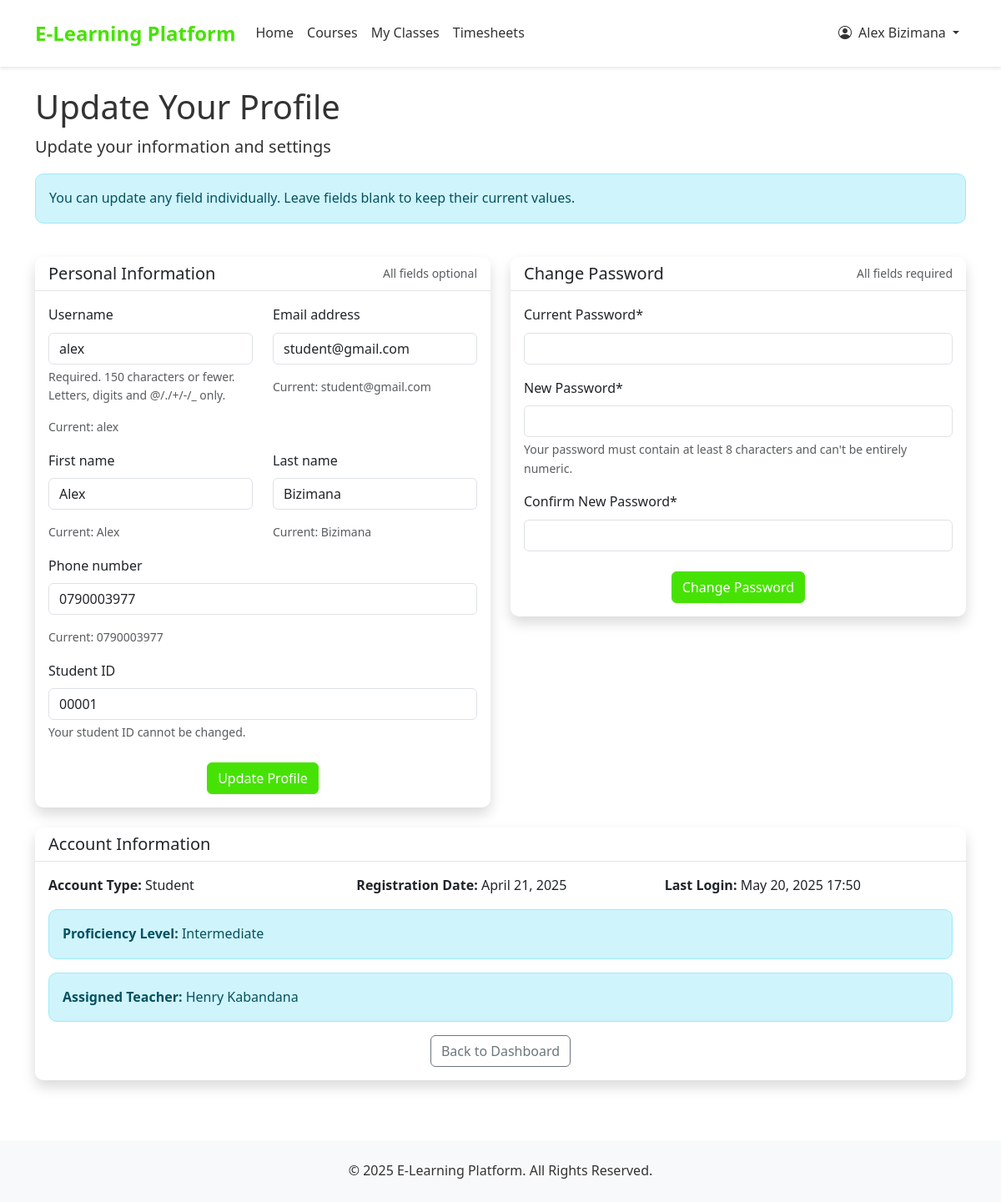
Before: /accounts/profile/update/ (signed in) with the older database file.
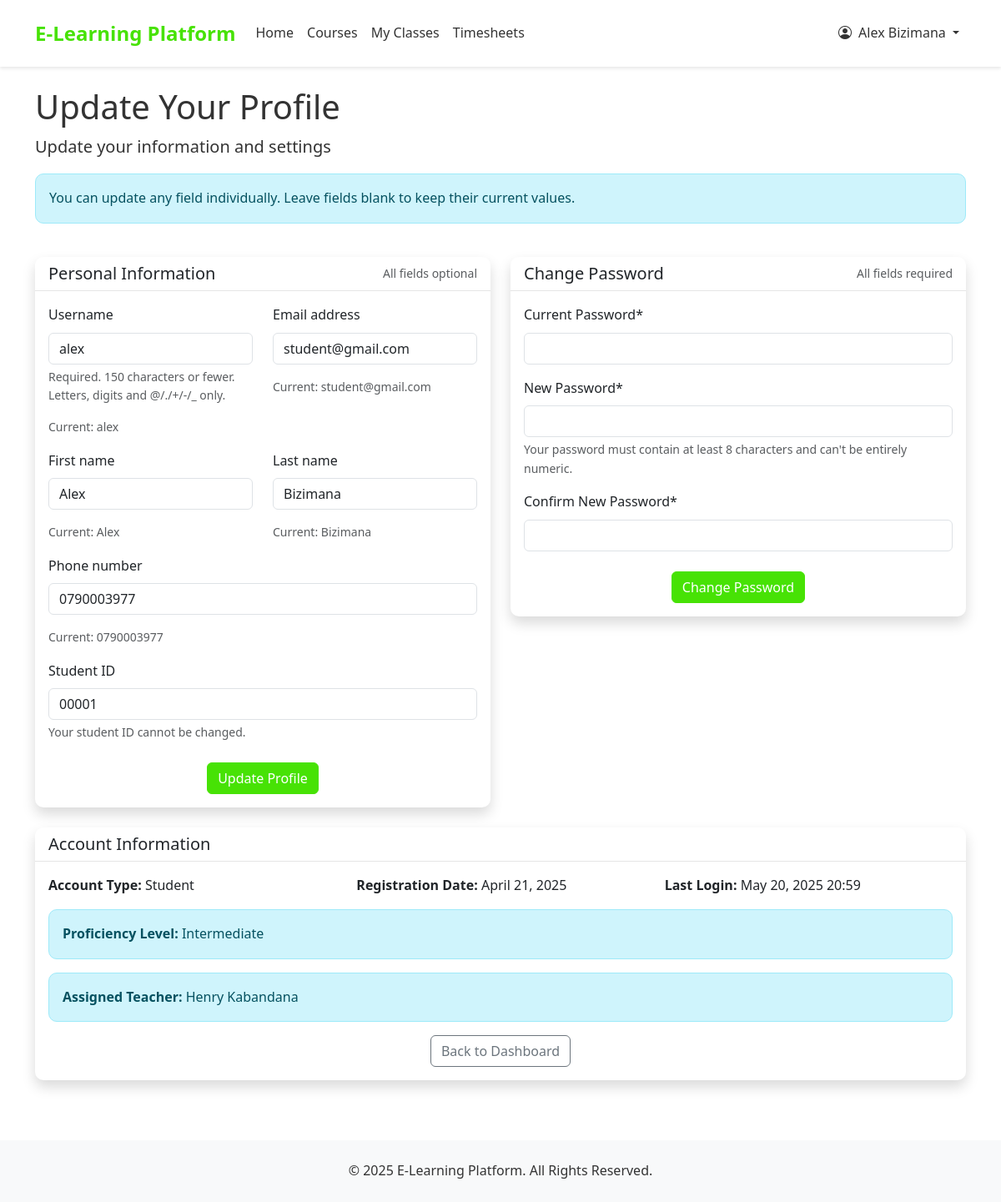
After: the same page with the newer database file.
### accounts/models.py (models this page shows, shortened)
class User(AbstractUser):
    USER_TYPE_CHOICES = (
        ('student', 'Student'),
        ('teacher', 'Teacher'),
        ('admin', 'Admin'),
    )
    user_type = models.CharField(max_length=10, choices=USER_TYPE_CHOICES, default='student')
    phone_number = models.CharField(max_length=15, blank=True, null=True)
    is_active = models.BooleanField(default=True)
    created_at = models.DateTimeField(auto_now_add=True)
    updated_at = models.DateTimeField(auto_now=True)
    is_organization = models.BooleanField(default=False)
    company_name = models.CharField(max_length=255, blank=True, null=True)
    contact_person = models.CharField(max_length=255, blank=True, null=True)
    number_of_trainees = models.PositiveIntegerField(default=0)
    start_date = models.DateField(blank=True, null=True)
    end_date = models.DateField(blank=True, null=True)
    student_id = models.CharField(max_length=5, blank=True, null=True, unique=True)
    def is_teacher(self):
        return self.user_type == 'teacher'
    def is_student(self):
        return self.user_type == 'student'

class StudentProfile(models.Model):
    PROFICIENCY_LEVELS = (
        ('beginner', 'Beginner'),
        ('intermediate', 'Intermediate'),
        ('advanced', 'Advanced'),
    )
    user = models.OneToOneField(User, on_delete=models.CASCADE, related_name='student_profile')
    proficiency_level = models.CharField(max_length=15, choices=PROFICIENCY_LEVELS, blank=True, null=True)
    assigned_teacher = models.ForeignKey(
        User,
        on_delete=models.SET_NULL,
        null=True,
        blank=True,
        related_name='assigned_students',
        limit_choices_to={'user_type': 'teacher'}
    )

### accounts/views.py (the view)
# urls.py: path('profile/update/', views.update_profile, name='update_profile'),
@login_required
def update_profile(request):
    if not request.user.user_type == 'student':
        messages.error(request, "Only students can access this page.")
        return redirect('home')
    if request.method == 'POST':
        if 'update_profile' in request.POST:
            profile_form = StudentProfileUpdateForm(request.POST, instance=request.user)
            password_form = PasswordChangeForm(user=request.user)
            if profile_form.is_valid():
                profile_form.save()
                messages.success(request, "Your profile has been updated successfully!")
                return redirect('update_profile')
        elif 'change_password' in request.POST:
            profile_form = StudentProfileUpdateForm(instance=request.user)
            password_form = PasswordChangeForm(request.user, request.POST)
            if password_form.is_valid():
                password_form.save()
                from django.contrib.auth import update_session_auth_hash
                update_session_auth_hash(request, request.user)  # Keep the user logged in
                messages.success(request, "Your password has been changed successfully!")
                return redirect('update_profile')
    else:
        profile_form = StudentProfileUpdateForm(instance=request.user)
        password_form = PasswordChangeForm(user=request.user)
    return render(request, 'accounts/update_profile.html', {
        'profile_form': profile_form,
        'password_form': password_form
    })

### accounts/forms.py (shortened to what this page needs)
class StudentProfileUpdateForm(forms.ModelForm):
    class Meta:
        model = User
        fields = ['username', 'email', 'first_name', 'last_name', 'phone_number']
        widgets = {
            'username': forms.TextInput(attrs={'class': 'form-control'}),
            'email': forms.EmailInput(attrs={'class': 'form-control'}),
            'first_name': forms.TextInput(attrs={'class': 'form-control'}),
            'last_name': forms.TextInput(attrs={'class': 'form-control'}),
            'phone_number': forms.TextInput(attrs={'class': 'form-control'})
        }
    def __init__(self, *args, **kwargs):
        super().__init__(*args, **kwargs)
        for field_name in self.fields:
            self.fields[field_name].required = False

### templates/accounts/update_profile.html (shortened to what the changed rows need)
{% extends 'base.html' %}
{% load crispy_forms_tags %}
{% block content %}
<div class="row mb-4">
    <div class="col-12">
        <h1>Update Your Profile</h1>
    </div>
</div>
<div class="row">
    <div class="col-md-6 mb-4">
        <div class="card shadow">
            <div class="card-body">
                <form method="post">
                    <div class="row mb-3">
                        <div class="col-md-6">
                            {{ profile_form.username|as_crispy_field }}
                            <div class="form-text">Current: {{ request.user.username }}</div>
                        </div>
                        <div class="col-md-6">
                            {{ profile_form.email|as_crispy_field }}
                            <div class="form-text">Current: {{ request.user.email }}</div>
                        </div>
                    </div>
                    <div class="row mb-3">
                        <div class="col-md-6">
                            {{ profile_form.first_name|as_crispy_field }}
                            <div class="form-text">Current: {{ request.user.first_name|default:"Not set" }}</div>
                        </div>
                        <div class="col-md-6">
                            {{ profile_form.last_name|as_crispy_field }}
                            <div class="form-text">Current: {{ request.user.last_name|default:"Not set" }}</div>
                        </div>
                    </div>
                    <div class="mb-3">
                        {{ profile_form.phone_number|as_crispy_field }}
                        <div class="form-text">Current: {{ request.user.phone_number|default:"Not set" }}</div>
                    </div>
                    {% if request.user.student_id %}
                        <div class="mb-3">
                            <label class="form-label">Student ID</label>
                            <input type="text" value="{{ request.user.student_id }}" class="form-control" readonly>
                            <div class="form-text">Your student ID cannot be changed.</div>
                        </div>
                    {% endif %}
                </form>
            </div>
        </div>
    </div>
</div>
<div class="row">
    <div class="col-12 mb-4">
        <div class="card shadow">
            <div class="card-body">
                <div class="row">
                    <div class="col-md-4">
                        <p><strong>Registration Date:</strong> {{ request.user.date_joined|date:"F j, Y" }}</p>
                    </div>
                    <div class="col-md-4">
                        <p><strong>Last Login:</strong> {{ request.user.last_login|date:"F j, Y H:i" }}</p>
                    </div>
                </div>
                {% if request.user.student_profile.proficiency_level %}
                    <div class="alert alert-info">
                        <p class="mb-0"><strong>Proficiency Level:</strong> {{ request.user.student_profile.proficiency_level|title }}</p>
                    </div>
                {% endif %}
                {% if request.user.student_profile.assigned_teacher %}
                    <div class="alert alert-info">
                        <p class="mb-0"><strong>Assigned Teacher:</strong> {{ request.user.student_profile.assigned_teacher.get_full_name }}</p>
                    </div>
                {% endif %}
            </div>
        </div>
    </div>
</div>
{% endblock %}

### templates/base.html (shortened to what this page needs)
{% load static %}
<!DOCTYPE html>
<html lang="en">
<head>
    <link href="https://cdn.jsdelivr.net/npm/bootstrap@5.3.0-alpha1/dist/css/bootstrap.min.css" rel="stylesheet">
    <link rel="stylesheet" href="https://cdn.jsdelivr.net/npm/bootstrap-icons@1.10.0/font/bootstrap-icons.css">
    <link rel="stylesheet" href="{% static 'css/style.css' %}">
</head>
<body>
    <nav class="navbar navbar-expand-lg navbar-light sticky-top">
        <div class="container">
            <a class="navbar-brand" href="{% url 'home' %}">E-Learning Platform</a>
            <div class="collapse navbar-collapse" id="navbarNav">
                <ul class="navbar-nav me-auto">
                    <li class="nav-item">
                        <a class="nav-link {% if request.path == '/' %}active{% endif %}" href="{% url 'home' %}">Home</a>
                    </li>
                    <li class="nav-item">
                        <a class="nav-link {% if '/courses/' in request.path %}active{% endif %}" href="{% url 'course_list' %}">Courses</a>
                    </li>
                    {% if user.is_authenticated %}
                        {% if user.is_staff or user.is_superuser %}
                            <li class="nav-item dropdown">
                                <a class="nav-link dropdown-toggle" href="#" role="button" data-bs-toggle="dropdown">
                                    Administration
                                </a>
                                <ul class="dropdown-menu">
                                    <li><a class="dropdown-item" href="{% url 'admin_dashboard' %}">Dashboard</a></li>
                                    <li><a class="dropdown-item" href="{% url 'course_create' %}">Add Course</a></li>
                                    <li><a class="dropdown-item" href="{% url 'question_list' %}">Manage Questions</a></li>
                                    <li><a class="dropdown-item" href="{% url 'quiz_list' %}">Manage Quizzes</a></li>
                                    <li><a class="dropdown-item" href="{% url 'create_teacher' %}">Add Teacher</a></li>
                                </ul>
                            </li>
                        {% elif user.is_teacher %}
                            <li class="nav-item">
                                <a class="nav-link {% if '/events/' in request.path %}active{% endif %}" href="{% url 'view_events' %}">Events</a>
                            </li>
                        {% else %}
                            <li class="nav-item">
                                <a class="nav-link {% if '/events/' in request.path %}active{% endif %}" href="{% url 'view_events' %}">My Classes</a>
                            </li>
                            <li class="nav-item">
                                <a class="nav-link {% if '/timesheets/' in request.path %}active{% endif %}" href="{% url 'view_timesheets' %}">Timesheets</a>
                            </li>
                        {% endif %}
                    {% endif %}
                </ul>
                <ul class="navbar-nav ms-auto">
                    {% if user.is_authenticated %}
                        <li class="nav-item dropdown">
                            <a class="nav-link dropdown-toggle" href="#" role="button" data-bs-toggle="dropdown">
                                <i class="bi bi-person-circle me-1"></i> {{ user.get_full_name|default:user.username }}
                            </a>
                        </li>
                    {% endif %}
                </ul>
            </div>
        </div>
    </nav>
    <main class="container mt-4">
        {% block content %}{% endblock %}
    </main>
    <footer class="footer">
        <div class="container text-center">
            <p class="mb-0">&copy; {% now "Y" %} E-Learning Platform. All Rights Reserved.</p>
        </div>
    </footer>
</body>
</html>

Changed rows visible on the page:
changed User "Alex Bizimana": user.last_login "May 20, 2025 17:50" → "May 20, 2025 20:59"
